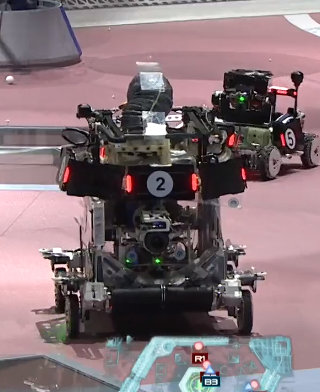
//> input picture rm-test-2/2.jpg, 320 x 392 px
$ ./源   (built with g++ and OpenCV 4)
//> lines starting //> are read from the running program, lines starting //| are printed output that depends on the picture; after the words box and inside, x2 and y2 are one past the last pixel; in counts of white or black regions, pixels touching at a corner belong together
#include "opencv2/imgproc/imgproc.hpp"
#include "opencv2/opencv.hpp"
#include "opencv2/core/core.hpp"
#include "opencv2/highgui/highgui.hpp"
#include <iostream>
#include <math.h>
#include "circle-pre_img.h"
using namespace std;
using namespace cv;

Mat g_grayimg, g_dstimg;
int g_ThresholdValue = 100;


int main()
{

	//--------------读取原图----------//
	Mat img;
	img = imread("2.jpg");
//> img is the input picture: 392 rows x 320 cols, CV_8UC3; mean B, G, R 118.2, 113.5, 131.6
	Mat copy;
	img.copyTo(copy);//备份


	//--------------色彩分割	-----------------//
	Mat tempImg = Mat::zeros(img.size(), CV_8UC1);
	Mat tempImgCopy;//后面roi无效区域检测要用
	cvtColor(img, g_grayimg, COLOR_RGB2GRAY);
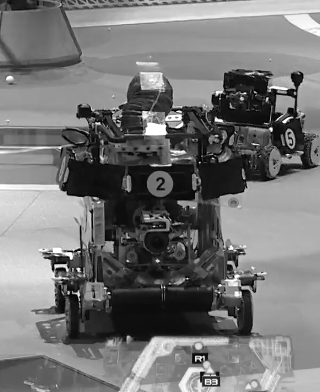
//> g_grayimg: 392 rows x 320 cols, CV_8UC1; min 0, max 255, mean 116.9
	threshold(g_grayimg, tempImg, 120, 255, THRESH_OTSU);
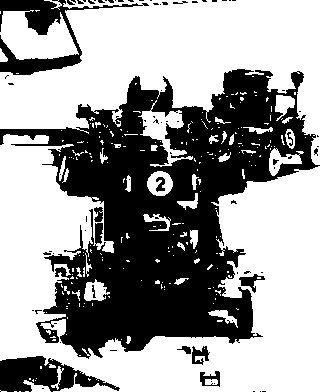
//> tempImg: 392 rows x 320 cols, CV_8UC1; 61% white; 80 black regions (65 under 20 px), largest, box (x1, y1, x2, y2) and area: (0, 69, 320, 359) 42554, (0, 0, 149, 75) 2771, (0, 356, 120, 392) 2338
	imshow("threshold", tempImg);

	//------------形态学运算---------------------//
	Mat ELLimg;
	Mat elementE = getStructuringElement(MORPH_RECT, Size(2 * 1+ 1, 2 * 1 + 1),Point(1, 1));
	morphologyEx(tempImg, ELLimg, MORPH_ELLIPSE, elementE);
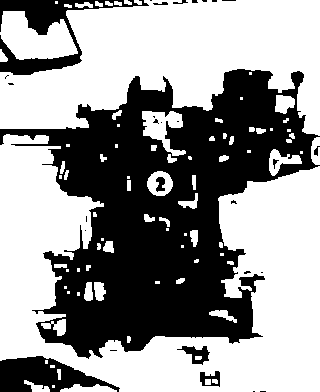
//> ELLimg: 392 rows x 320 cols, CV_8UC1; 58.9% white; 29 black regions (19 under 20 px)
	imshow("ELLimg", ELLimg);
	ELLimg.copyTo(tempImgCopy);
	//-----------找轮廓-----------------//
	vector<vector<Point> > contours;
	vector<Vec4i> hierarchy;
	findContours(ELLimg, contours, hierarchy, CV_RETR_EXTERNAL,
		CV_CHAIN_APPROX_SIMPLE, Point(0, 0));
//> contours = 82 contours, 45 with area under 20; largest, box (x1, y1, x2, y2) and area: (0, 134, 320, 392) 38358, (0, 0, 320, 136) 26603, (0, 11, 78, 60) 2352, (142, 111, 186, 156) 883, (147, 171, 173, 196) 471
	Mat drawing1 = Mat::zeros(ELLimg.size(), CV_8UC3);
	for (int i = 0; i < contours.size(); i++)
	{
		Scalar color = Scalar(0, 0, 255);
		drawContours(drawing1, contours, i, color, 1, 8, vector<Vec4i>(), 0, Point());
	}
//> this loop made 82 passes
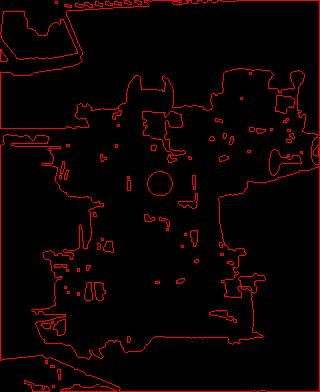
//> drawing1: 392 rows x 320 cols, CV_8UC3; mean B, G, R 0, 0, 11.6
	imshow("Contours", drawing1);

	//----------获取矩形和圆形边界框-----------//
	vector<Rect> boundRect(contours.size());
	vector<Rect> colorRect(contours.size());
	vector<Point2f>center(contours.size());
	vector<float>radius(contours.size());
	for (int i = 0; i < contours.size(); i++)
	{
		boundRect[i] = boundingRect(Mat(contours[i]));
		//colorRect[i] = Rect(center[i].x,center[i].y,boundRect[i].width + radius[i], boundRect[i].height + radius[i]);//定位灯条位置，存误
		minEnclosingCircle(contours[i], center[i], radius[i]);
		Scalar color = Scalar(0, 255, 0);
	    //绘制轮廓和检测到的轮廓外接矩形
		rectangle(drawing1, boundRect[i].tl(), boundRect[i].br(), color, 2, 8, 0);

	}
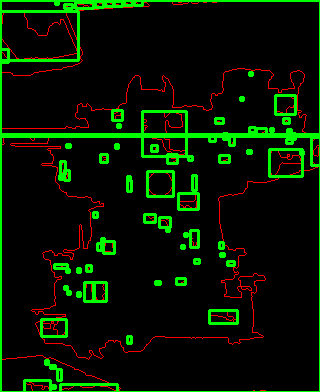
//> drawing1: 392 rows x 320 cols, CV_8UC3; 8.71% of pixels changed, all inside (x1, y1, x2, y2) = (0, 0, 320, 392)
//> after the loop, boundRect = 82 Rects (x, y, width, height), first 8: [52, 385, 3, 3], [60, 384, 57, 8], [24, 380, 26, 12], [57, 369, 4, 11], [50, 365, 5, 3], [45, 360, 3, 4], [127, 336, 4, 7], [41, 319, 25, 17]; center = 82 Points (x, y), first 12: [53, 386], [88, 390.5], [36.5, 385.5], [58.5, 374], [52, 366], [46, 361.5], [128, 339], [53.7, 325.2], [222.5, 317], [78, 293.5], [68, 292], [65, 287]; radius = 82 values, max 203 at index 56, min 1.41 at index 0, mean 10.1
	imshow("rect", drawing1);


	Mat drawing = Mat::zeros(tempImg.size(), CV_8UC3);
	for (int i = 0; i < contours.size(); i++)
	{
		Rect rect = boundRect[i];
		//-------------进行一定的限制，筛选出区域-------------//
		//高宽比限制
		float ratio = (float)rect.width / (float)rect.height;
		//轮廓面积
		float Area = (float)rect.width * (float)rect.height;
		float dConArea = (float)contourArea(contours[i]);
		float dConLen = (float)arcLength(contours[i], 1);
		if (dConArea < 250)//ROI 区域面积限制  面积会被距离限制，说明此筛选方法不够完美
			continue;
		if (ratio > 1.5 || ratio < 0.5)//ROI 区域宽高比限制
			continue;


		//-----------------roi无效区域检测或霍夫圆检测+圆度检测-----------------//
		Mat roiImg;
		tempImgCopy(rect).copyTo(roiImg);
		//imshow("testwwwww", roiImg);
		Mat temp;
		copy(rect).copyTo(temp);
		//imshow("test2",temp);
//> (the run ends here: the program needs code that is not available in this run, at `bool iscircle = isCircle(roiImg, temp);`)

$ run again, with rm-test-2/3.jpg copied over rm-test-2/2.jpg
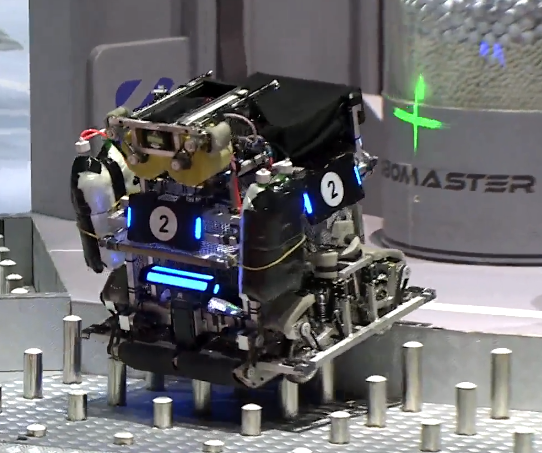
//> input picture rm-test-2/3.jpg, 542 x 453 px
//> img is the input picture: 453 rows x 542 cols, CV_8UC3; mean B, G, R 109.3, 106.8, 106.9
//> `threshold(g_grayimg, tempImg, 120, 255, THRESH_OTSU);`:
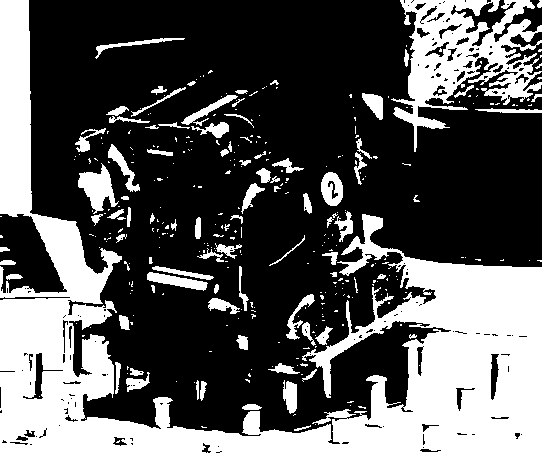
//> tempImg: 453 rows x 542 cols, CV_8UC1; 34% white; 339 white regions (253 under 20 px), largest, box (x1, y1, x2, y2) and area: (0, 0, 542, 453) 62115, (391, 0, 542, 152) 9534, (78, 163, 119, 214) 1006
//> ELLimg: 453 rows x 542 cols, CV_8UC1; 32.5% white; 150 white regions (56 under 20 px)
//> contours = 150 contours, 75 with area under 20; largest, box (x1, y1, x2, y2) and area: (0, 257, 542, 453) 48873, (0, 0, 122, 304) 10011, (394, 0, 534, 148) 7566, (342, 214, 400, 274) 923, (78, 166, 116, 211) 906
//> the loop `for (int i = 0; i < contours.size(); i++)` made 150 passes
//> after the loop `for (int i = 0; i < contours.size(); i++)`:
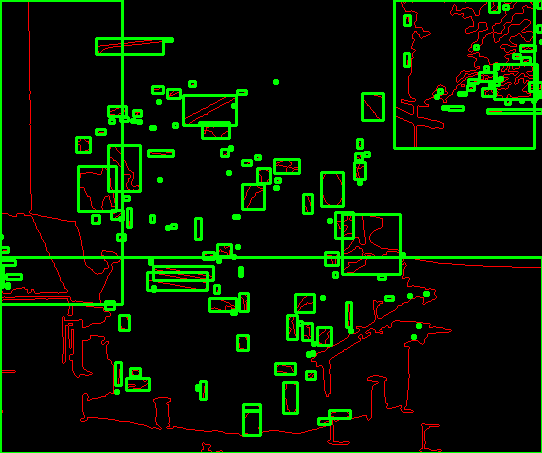
//> drawing1: 453 rows x 542 cols, CV_8UC3; mean B, G, R 0, 23, 5.9
//> after the loop `for (int i = 0; i < contours.size(); i++)`: boundRect = 150 Rects (x, y, width, height), first 8: [318, 418, 12, 6], [243, 411, 17, 24], [329, 410, 21, 8], [243, 404, 17, 6], [115, 390, 3, 3], [196, 385, 3, 5], [283, 382, 14, 31], [200, 381, 6, 18]; center = 150 Points (x, y), first 12: [323.5, 420.5], [251.9, 422.2], [339, 414.5], [251, 407], [116, 391], [197, 387], [289.5, 397], [201.5, 389.5], [137.2, 382.9], [310, 374.5], [134.5, 371], [284.5, 369.5]; radius = 150 values, max 285.9 at index 47, min 1.12 at index 56, mean 9.94
